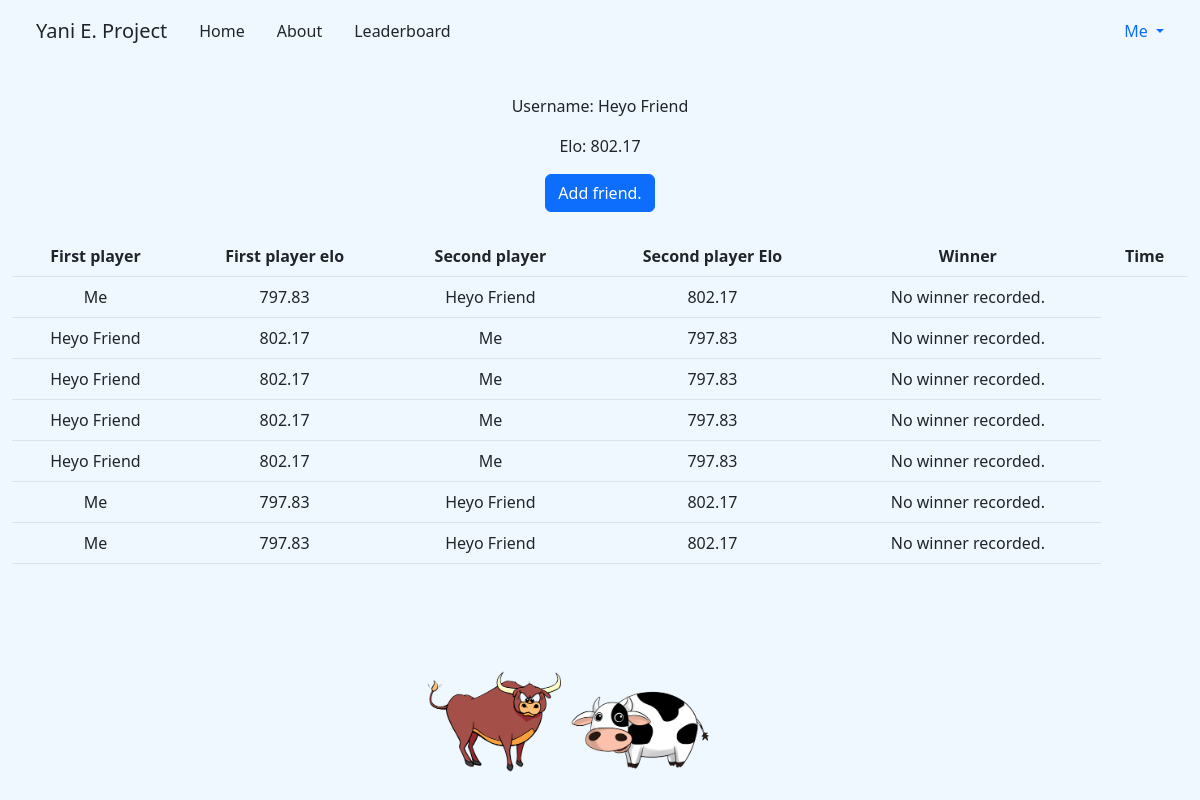
Screenshot of /user/18 (signed in) with the database file from the repository.
### tables this page shows
CREATE TABLE user (id INTEGER UNIQUE PRIMARY KEY AUTOINCREMENT NOT NULL, hash TEXT NOT NULL, username TEXT NOT NULL, email VARCHAR(320),
elo FLOAT(6,2) NOT NULL);

### app.py (the view, shortened to what this page needs)
@app.route('/user/<int:user_id>', methods=['GET', 'POST'])
def profile(user_id):
  user = db.execute("SELECT * FROM user WHERE id = ?", user_id)
  if len(user) == 0:
    return apology("There is no such user!", 403)
  data = db.execute("SELECT u1.username AS username1, u1.id AS id1, u1.elo AS elo1, u2.username AS username2, u2.id AS id2, u2.elo AS elo2, w.username AS winner_username, g.winner_id AS winners_id FROM games AS g INNER JOIN user AS u1 ON g.player1_id = u1.id INNER JOIN user AS u2 ON g.player2_id = u2.id INNER JOIN user AS w ON g.winner_id = w.id WHERE g.player1_id = ? OR g.player2_id = ?", user_id, user_id)
  elo = db.execute("SELECT * FROM user WHERE id = ?", user_id)
  friends = db.execute("SELECT * FROM friends_list WHERE list_owner_id = ? AND friends_id = ?", session['user_id'], user_id)
  return render_template('user_profile.html', data=data, elo=elo, user_id=user_id, friends=len(friends))

### templates/user_profile.html (shortened to what this page needs)
{% extends "layout.html" %}
{% block main %}
  <p> Username: {{ elo[0]['username'] }}</p>
  <p> Elo: {{ elo[0]['elo'] }}</p>
  {% if user_id != session['user_id'] %}
    {% if friends == 0 %}
      <form action="/user/{{ user_id }}" method="post">
        <button class="btn btn-primary" type="submit">Add friend.</button>
      </form>
    {% elif friends == 1 %}
    <form action="/user/{{ user_id }}" method="post">
      <input type = "hidden" name = "add_or_remove" value = "remove" />
      <button class="btn btn-primary" type="submit">Already friends. Remove.</button>
    </form>
    {% endif %}
  {% endif %}
  <table class="table">
    <thead>
      <tr>
        <th> First player </th>
        <th> First player elo </th>
        <th> Second player </th>
        <th> Second player Elo</th>
        <th> Winner </th>
        <th> Time </th>
      </tr>
    </thead>
    <tbody>
      {% for game in data %}
        <tr>
          <td>{{ game['username1'] }}</td>
          <td>{{ game['elo1'] }}</td>
          <td>{{ game['username2'] }} </td>
          <td>{{ game['elo2'] }}</td>
          {% if game['winner_id'] %}
          <td><a href="{{ url_for('profile', user_id=game['winners_id']) }}"> {{ game['winner_username'] }}</a></td>
          {% else %}
          <td> No winner recorded.</td>
          {% endif %}
        </tr>
      {% endfor %}
    </tbody>
  </table>
{% endblock %}

### static/styles.css (style rules this page uses)
body { background-color:aliceblue; }

### rows the page displays
user: username "Heyo Friend", elo "802.17", username1 "Heyo Friend", elo1 "802.17", username2 "Me", elo2 "797.83"
user: username1 "Me", elo1 "797.83", username2 "Heyo Friend", elo2 "802.17"

### other values shown
{{ session["user_username"] }} "Me"
